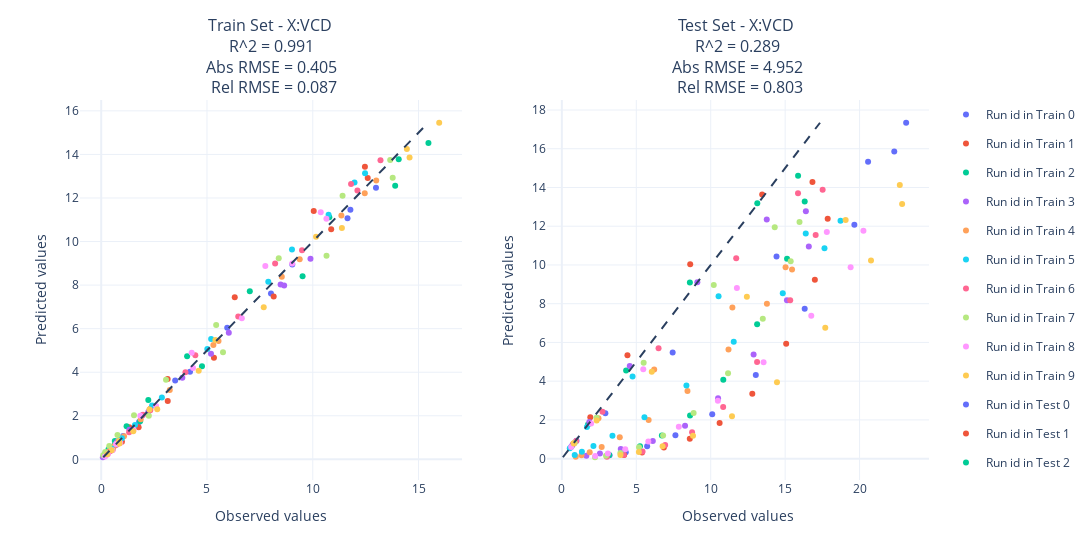
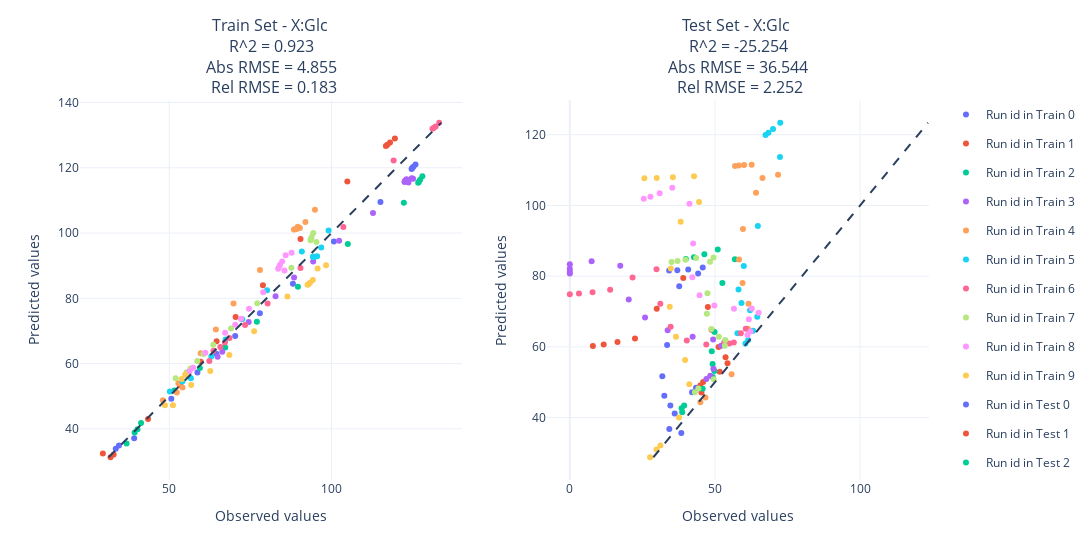
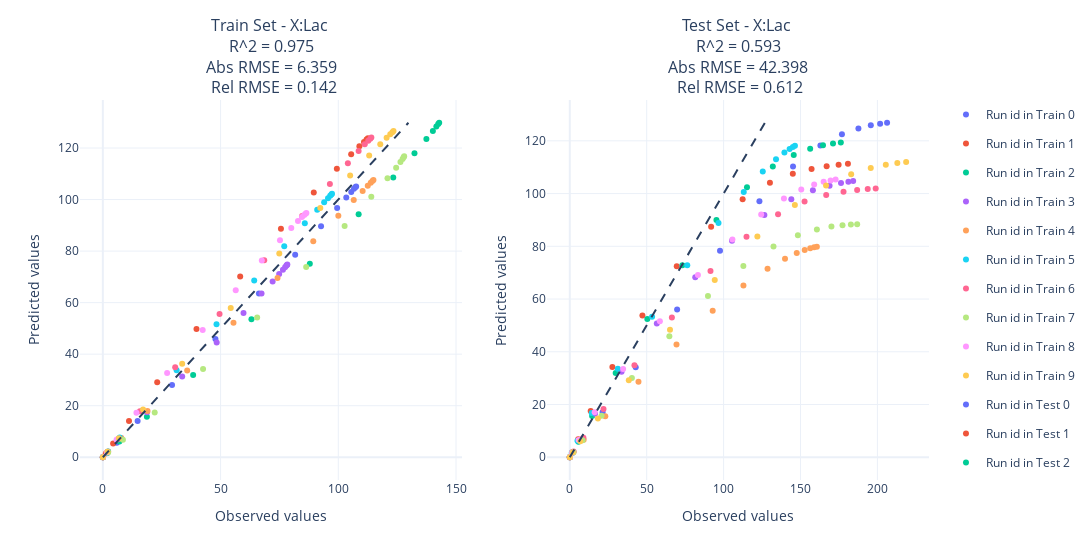
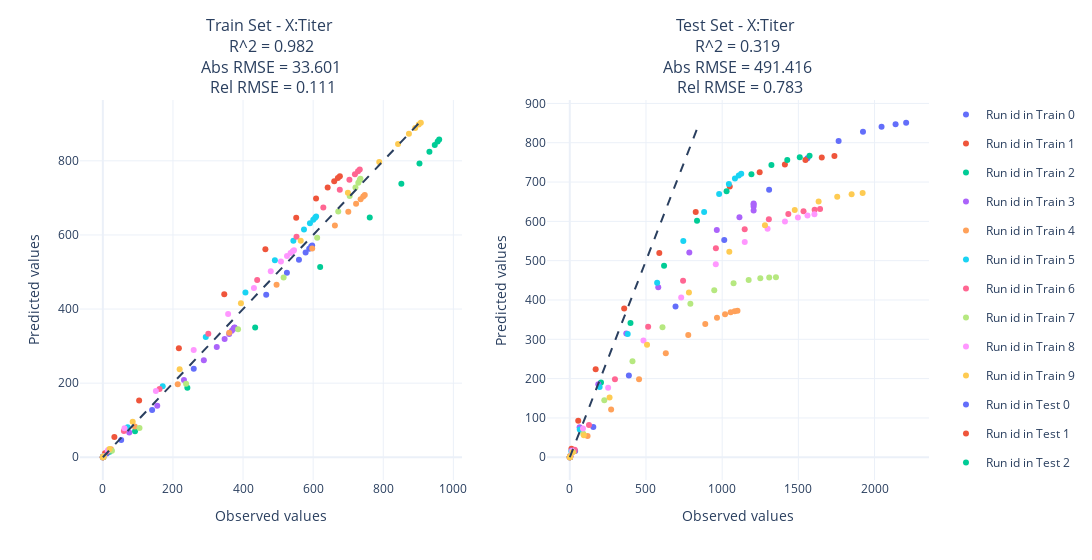

The cell these charts' notebook holds for them, in order:
### Markdown cell above
### Test

### Code cell
X_pred = predict_multi_step_pls_model(Z=doe, multi_step_models=models, t_steps=15)
X_test_pred = predict_multi_step_pls_model(Z=doe_test, multi_step_models=models, t_steps=15)

plot_multi_step_pls_model_eval(
    X,
    X_pred,
    X_test,
    X_test_pred,
    X_columns = X_columns,
)

plot_relative_rmse_by_variables(
    X,
    X_pred,
    X_test,
    X_test_pred,
    X_columns = X_columns,
)

### Figure 1 — Plotly figure (JSON) as saved in the notebook; plotly's stock layout.template omitted (floating-point values rounded to 4 significant figures)
{"data": [{"legendgroup": "train_0", "mode": "markers", "name": "Run id in Train 0", "type": "scatter", "x": [0.6786, 1.788, 4.198, 8.025, 11.64, 12.99, 11.78, 9.033, 5.957, 3.496, 1.929, 1.038, 0.5547, 0.2953, 0.1569], "xaxis": "x", "y": [0.656, 1.718, 4.02, 7.61, 11.07, 12.47, 11.46, 8.951, 6.044, 3.624, 2.01, 1.075, 0.5682, 0.2989, 0.1568], "yaxis": "y"}, {"legendgroup": "train_1", "mode": "markers", "name": "Run id in Train 1", "type": "scatter", "x": [0.5153, 1.328, 3.139, 6.312, 10.05, 12.47, 12.6, 10.87, 8.153, 5.329, 3.144, 1.767, 0.9787, 0.5395, 0.2967], "xaxis": "x", "y": [0.5288, 1.477, 3.684, 7.444, 11.41, 13.43, 12.92, 10.57, 7.474, 4.661, 2.675, 1.479, 0.8086, 0.4407, 0.2397], "yaxis": "y"}, {"legendgroup": "train_2", "mode": "markers", "name": "Run id in Train 2", "type": "scatter", "x": [0.6173, 1.839, 4.763, 9.52, 13.9, 15.47, 14.06, 10.78, 7.024, 4.06, 2.225, 1.198, 0.6415, 0.3425, 0.1826], "xaxis": "x", "y": [0.6343, 1.745, 4.271, 8.405, 12.56, 14.53, 13.78, 11.11, 7.719, 4.739, 2.72, 1.521, 0.8441, 0.4674, 0.2585], "yaxis": "y"}, {"legendgroup": "train_3", "mode": "markers", "name": "Run id in Train 3", "type": "scatter", "x": [0.7908, 2.223, 5.19, 8.648, 9.892, 8.48, 6.03, 3.834, 2.293, 1.329, 0.7591, 0.4299, 0.2423, 0.1362, 0.07648], "xaxis": "x", "y": [0.8056, 2.174, 4.846, 7.978, 9.21, 8.029, 5.809, 3.75, 2.281, 1.36, 0.8051, 0.4729, 0.2778, 0.1633, 0.09603], "yaxis": "y"}, {"legendgroup": "train_4", "mode": "markers", "name": "Run id in Train 4", "type": "scatter", "x": [0.8724, 2.327, 5.302, 9.383, 12.46, 13.0, 11.35, 8.537, 5.545, 3.241, 1.867, 1.077, 0.6221, 0.36, 0.2085], "xaxis": "x", "y": [0.8958, 2.337, 5.252, 9.191, 12.21, 12.8, 11.19, 8.388, 5.429, 3.184, 1.844, 1.064, 0.6131, 0.3528, 0.2026], "yaxis": "y"}, {"legendgroup": "train_5", "mode": "markers", "name": "Run id in Train 5", "type": "scatter", "x": [0.9745, 2.407, 5.196, 9.018, 11.98, 12.47, 10.75, 7.898, 5.015, 2.867, 1.595, 0.8835, 0.4884, 0.2697, 0.1489], "xaxis": "x", "y": [0.9637, 2.476, 5.53, 9.632, 12.71, 13.14, 11.23, 8.158, 5.071, 2.836, 1.573, 0.8801, 0.494, 0.2779, 0.1566], "yaxis": "y"}, {"legendgroup": "train_6", "mode": "markers", "name": "Run id in Train 6", "type": "scatter", "x": [0.7806, 1.976, 4.447, 8.222, 11.81, 13.2, 12.11, 9.492, 6.477, 3.982, 2.318, 1.319, 0.744, 0.418, 0.2343], "xaxis": "x", "y": [0.7555, 2.044, 4.78, 8.989, 12.64, 13.73, 12.35, 9.6, 6.556, 3.999, 2.255, 1.24, 0.6765, 0.3679, 0.1999], "yaxis": "y"}, {"legendgroup": "train_7", "mode": "markers", "name": "Run id in Train 7", "type": "scatter", "x": [0.7296, 2.251, 5.757, 10.65, 13.78, 13.66, 11.41, 8.391, 5.433, 3.062, 1.55, 0.7674, 0.3798, 0.1879, 0.09295], "xaxis": "x", "y": [0.7136, 2.002, 4.916, 9.344, 12.92, 13.74, 12.11, 9.237, 6.169, 3.651, 2.027, 1.112, 0.6098, 0.3347, 0.1841], "yaxis": "y"}, {"legendgroup": "train_8", "mode": "markers", "name": "Run id in Train 8", "type": "scatter", "x": [0.699, 1.848, 4.275, 7.758, 10.38, 10.65, 9.029, 6.646, 4.341, 2.593, 1.528, 0.8995, 0.5296, 0.3118, 0.1837], "xaxis": "x", "y": [0.6995, 2.0, 4.891, 8.881, 11.34, 11.05, 8.997, 6.478, 4.194, 2.446, 1.359, 0.7553, 0.4223, 0.2373, 0.1341], "yaxis": "y"}, {"legendgroup": "train_9", "mode": "markers", "name": "Run id in Train 9", "type": "scatter", "x": [0.8418, 2.279, 5.398, 10.16, 14.45, 15.98, 14.58, 11.38, 7.683, 4.608, 2.648, 1.515, 0.865, 0.4936, 0.2816], "xaxis": "x", "y": [0.8471, 2.293, 5.476, 10.22, 14.25, 15.45, 13.86, 10.62, 6.983, 4.07, 2.294, 1.295, 0.7318, 0.4138, 0.2342], "yaxis": "y"}, {"legendgroup": "test_0", "mode": "markers", "name": "Run id in Test 0", "type": "scatter", "x": [0.9847, 2.925, 7.444, 14.42, 20.57, 23.13, 22.33, 19.65, 16.31, 13.03, 10.1, 7.629, 5.731, 4.294, 3.208], "xaxis": "x2", "y": [0.9179, 2.342, 5.479, 10.44, 15.33, 17.34, 15.86, 12.08, 7.74, 4.324, 2.296, 1.212, 0.6385, 0.3358, 0.1768], "yaxis": "y2"}, {"legendgroup": "test_1", "mode": "markers", "name": "Run id in Test 1", "type": "scatter", "x": [0.7602, 1.914, 4.408, 8.623, 13.46, 16.83, 17.86, 17.0, 15.07, 12.79, 10.6, 8.595, 6.854, 5.388, 4.183], "xaxis": "x2", "y": [0.7599, 2.137, 5.334, 10.03, 13.64, 14.28, 12.39, 9.235, 5.936, 3.353, 1.838, 1.02, 0.5714, 0.3217, 0.1819], "yaxis": "y2"}, {"legendgroup": "test_2", "mode": "markers", "name": "Run id in Test 2", "type": "scatter", "x": [0.6378, 1.76, 4.32, 8.6, 13.13, 15.87, 16.31, 15.13, 13.12, 10.85, 8.612, 6.721, 5.25, 4.092, 3.18], "xaxis": "x2", "y": [0.6155, 1.763, 4.557, 9.093, 13.19, 14.61, 13.27, 10.32, 6.936, 4.077, 2.23, 1.201, 0.6451, 0.3468, 0.1869], "yaxis": "y2"}, {"legendgroup": "test_3", "mode": "markers", "name": "Run id in Test 3", "type": "scatter", "x": [0.6684, 1.848, 4.564, 9.102, 13.76, 16.39, 16.59, 15.12, 12.88, 10.49, 8.276, 6.112, 3.96, 2.558, 1.649], "xaxis": "x2", "y": [0.6529, 1.886, 4.783, 9.113, 12.34, 12.77, 10.95, 8.179, 5.373, 3.114, 1.694, 0.9162, 0.4972, 0.271, 0.1485], "yaxis": "y2"}, {"legendgroup": "test_4", "mode": "markers", "name": "Run id in Test 4", "type": "scatter", "x": [0.8214, 2.462, 6.205, 11.46, 15.03, 15.46, 13.78, 11.19, 8.44, 5.832, 3.893, 2.677, 1.872, 1.321, 0.9374], "xaxis": "x2", "y": [0.8122, 2.09, 4.608, 7.804, 9.886, 9.761, 7.991, 5.629, 3.488, 1.992, 1.105, 0.6013, 0.3258, 0.1769, 0.09628], "yaxis": "y2"}, {"legendgroup": "test_5", "mode": "markers", "name": "Run id in Test 5", "type": "scatter", "x": [0.5357, 1.685, 4.751, 10.53, 16.38, 18.72, 17.64, 14.84, 11.55, 8.369, 5.551, 3.4, 2.124, 1.348, 0.8645], "xaxis": "x2", "y": [0.5314, 1.633, 4.241, 8.379, 11.63, 12.28, 10.86, 8.536, 6.031, 3.776, 2.143, 1.18, 0.6464, 0.3536, 0.1936], "yaxis": "y2"}, {"legendgroup": "test_6", "mode": "markers", "name": "Run id in Test 6", "type": "scatter", "x": [0.9643, 2.731, 6.497, 11.71, 15.87, 17.52, 17.05, 15.34, 13.12, 10.84, 8.748, 6.94, 5.421, 4.158, 3.027], "xaxis": "x2", "y": [0.9049, 2.415, 5.695, 10.35, 13.7, 13.88, 11.54, 8.178, 4.984, 2.663, 1.361, 0.7068, 0.3701, 0.1948, 0.1034], "yaxis": "y2"}, {"legendgroup": "test_7", "mode": "markers", "name": "Run id in Test 7", "type": "scatter", "x": [0.8622, 2.331, 5.497, 10.21, 14.3, 15.97, 15.37, 13.5, 11.16, 8.851, 6.801, 5.186, 3.932, 2.967, 2.229], "xaxis": "x2", "y": [0.804, 2.114, 4.952, 8.963, 11.95, 12.21, 10.2, 7.227, 4.409, 2.362, 1.19, 0.5929, 0.2937, 0.1448, 0.07142], "yaxis": "y2"}, {"legendgroup": "test_8", "mode": "markers", "name": "Run id in Test 8", "type": "scatter", "x": [0.6276, 1.967, 5.47, 11.76, 17.8, 20.26, 19.4, 16.76, 13.55, 10.48, 7.857, 5.811, 4.258, 3.097, 2.24], "xaxis": "x2", "y": [0.6063, 1.811, 4.617, 8.812, 11.71, 11.77, 9.877, 7.374, 4.982, 2.995, 1.646, 0.8885, 0.4795, 0.2593, 0.1408], "yaxis": "y2"}, {"legendgroup": "test_9", "mode": "markers", "name": "Run id in Test 9", "type": "scatter", "x": [0.801, 2.339, 6.042, 12.43, 19.06, 22.7, 22.86, 20.77, 17.7, 14.45, 11.43, 8.811, 6.768, 5.175, 3.938], "xaxis": "x2", "y": [0.78, 1.969, 4.484, 8.363, 12.32, 14.13, 13.15, 10.23, 6.753, 3.947, 2.186, 1.183, 0.6345, 0.3395, 0.1815], "yaxis": "y2"}], "layout": {"annotations": [{"font": {"size": 16}, "showarrow": false, "text": "Train Set - X:VCD <br> R^2 = 0.991 <br> Abs RMSE = 0.405 <br> Rel RMSE = 0.087", "x": 0.225, "xanchor": "center", "xref": "paper", "y": 1, "yanchor": "bottom", "yref": "paper"}, {"font": {"size": 16}, "showarrow": false, "text": "Test Set - X:VCD <br> R^2 = 0.289 <br> Abs RMSE = 4.952 <br> Rel RMSE = 0.803", "x": 0.775, "xanchor": "center", "xref": "paper", "y": 1, "yanchor": "bottom", "yref": "paper"}], "shapes": [{"layer": "above", "line": {"dash": "dash"}, "type": "line", "x0": 0.09603, "x1": 15.45, "y0": 0.09603, "y1": 15.45}, {"layer": "above", "line": {"dash": "dash"}, "type": "line", "x0": 0.07142, "x1": 17.34, "xref": "x2", "y0": 0.07142, "y1": 17.34, "yref": "y2"}], "width": 1600, "xaxis": {"anchor": "y", "domain": [0, 0.45], "title": {"text": "Observed values"}}, "xaxis2": {"anchor": "y2", "domain": [0.55, 1], "title": {"text": "Observed values"}}, "yaxis": {"anchor": "x", "domain": [0, 1], "title": {"text": "Predicted values"}}, "yaxis2": {"anchor": "x2", "domain": [0, 1], "title": {"text": "Predicted values"}}}}

### Figure 2 — Plotly figure (JSON) as saved in the notebook; plotly's stock layout.template omitted (floating-point values rounded to 4 significant figures)
{"data": [{"legendgroup": "train_0", "mode": "markers", "name": "Run id in Train 0", "type": "scatter", "x": [34.49, 33.5, 39.18, 50.62, 58.68, 64.5, 70.31, 77.91, 88.11, 100.7, 115.1, 125.9, 125.2, 124.9, 124.7], "xaxis": "x", "y": [34.89, 33.9, 37.13, 49.18, 57.29, 62.98, 68.42, 75.41, 84.43, 97.44, 109.5, 121.0, 120.4, 119.9, 119.6], "yaxis": "y"}, {"legendgroup": "train_1", "mode": "markers", "name": "Run id in Train 1", "type": "scatter", "x": [32.86, 31.9, 29.52, 43.45, 53.38, 59.7, 64.59, 70.45, 78.86, 90.45, 104.9, 119.5, 118.0, 117.2, 116.8], "xaxis": "x", "y": [32.16, 31.29, 32.41, 42.99, 53.37, 60.59, 66.84, 74.26, 83.99, 98.19, 115.8, 129.0, 127.8, 127.1, 126.7], "yaxis": "y"}, {"legendgroup": "train_2", "mode": "markers", "name": "Run id in Train 2", "type": "scatter", "x": [40.2, 39.31, 36.83, 41.3, 51.58, 59.42, 67.24, 77.0, 89.65, 105.0, 122.3, 128.0, 127.3, 126.9, 126.7], "xaxis": "x", "y": [39.9, 38.85, 35.49, 41.8, 51.72, 58.64, 64.92, 72.8, 83.56, 96.63, 109.3, 117.4, 116.3, 115.7, 115.4], "yaxis": "y"}, {"legendgroup": "train_3", "mode": "markers", "name": "Run id in Train 3", "type": "scatter", "x": [66.33, 64.9, 74.47, 82.75, 88.46, 94.35, 102.4, 112.8, 125.1, 124.7, 123.7, 123.1, 122.8, 122.6, 122.5], "xaxis": "x", "y": [63.6, 62.09, 72.74, 80.65, 86.35, 91.28, 97.61, 106.1, 116.6, 116.8, 115.5, 116.5, 116.1, 115.8, 115.6], "yaxis": "y"}, {"legendgroup": "train_4", "mode": "markers", "name": "Run id in Train 4", "type": "scatter", "x": [54.08, 52.32, 48.01, 52.81, 59.67, 64.36, 69.79, 77.94, 89.6, 94.89, 91.96, 90.27, 89.3, 88.74, 88.41], "xaxis": "x", "y": [52.65, 51.1, 48.74, 53.96, 63.13, 70.47, 78.4, 88.67, 101.9, 107.2, 103.4, 101.5, 101.2, 101.2, 101.1], "yaxis": "y"}, {"legendgroup": "train_5", "mode": "markers", "name": "Run id in Train 5", "type": "scatter", "x": [55.71, 54.04, 50.19, 56.66, 62.95, 67.36, 72.5, 80.14, 90.86, 99.1, 96.82, 95.56, 94.86, 94.48, 94.26], "xaxis": "x", "y": [56.1, 54.54, 51.43, 55.54, 62.17, 67.37, 73.62, 82.51, 94.37, 100.8, 95.58, 92.89, 92.76, 92.76, 92.76], "yaxis": "y"}, {"legendgroup": "train_6", "mode": "markers", "name": "Run id in Train 6", "type": "scatter", "x": [67.14, 65.72, 62.34, 55.86, 63.63, 68.55, 73.36, 80.31, 90.44, 103.7, 119.2, 133.2, 132.1, 131.5, 131.1], "xaxis": "x", "y": [66.47, 65.05, 60.77, 57.11, 63.93, 67.81, 71.84, 78.38, 89.3, 101.9, 122.2, 133.8, 132.7, 132.2, 132.0], "yaxis": "y"}, {"legendgroup": "train_7", "mode": "markers", "name": "Run id in Train 7", "type": "scatter", "x": [56.53, 55.33, 51.97, 55.45, 58.64, 60.52, 63.57, 69.01, 77.13, 87.63, 95.36, 94.38, 93.89, 93.65, 93.53], "xaxis": "x", "y": [58.48, 57.37, 55.51, 56.84, 60.77, 62.94, 65.75, 70.73, 78.51, 89.35, 97.24, 100.0, 98.82, 98.13, 97.76], "yaxis": "y"}, {"legendgroup": "train_8", "mode": "markers", "name": "Run id in Train 8", "type": "scatter", "x": [57.35, 56.26, 61.12, 67.2, 70.32, 72.1, 74.58, 78.95, 85.51, 87.7, 85.87, 84.79, 84.15, 83.78, 83.56], "xaxis": "x", "y": [58.76, 57.67, 63.34, 69.43, 71.92, 73.73, 76.81, 81.85, 88.49, 93.93, 93.17, 91.29, 90.25, 89.53, 89.08], "yaxis": "y"}, {"legendgroup": "train_9", "mode": "markers", "name": "Run id in Train 9", "type": "scatter", "x": [54.9, 53.83, 51.14, 48.65, 56.75, 62.63, 68.51, 76.16, 86.41, 98.32, 95.73, 94.24, 93.38, 92.9, 92.62], "xaxis": "x", "y": [56.59, 55.26, 47.2, 47.25, 53.42, 57.7, 62.59, 69.93, 80.53, 90.11, 89.16, 85.61, 84.74, 84.34, 84.15], "yaxis": "y"}, {"legendgroup": "test_0", "mode": "markers", "name": "Run id in Test 0", "type": "scatter", "x": [43.47, 42.12, 38.4, 34.28, 36.13, 34.63, 32.55, 31.88, 33.52, 37.69, 44.21, 45.79, 40.79, 37.04, 34.23], "xaxis": "x2", "y": [48.41, 47.19, 35.66, 36.78, 41.17, 43.42, 46.2, 51.66, 60.56, 77.15, 80.72, 82.44, 81.9, 81.7, 81.63], "yaxis": "y2"}, {"legendgroup": "test_1", "mode": "markers", "name": "Run id in Test 1", "type": "scatter", "x": [45.92, 44.94, 45.34, 51.67, 54.32, 53.64, 51.24, 48.83, 47.56, 39.08, 29.94, 22.45, 16.43, 11.67, 7.953], "xaxis": "x2", "y": [50.04, 49.06, 47.07, 52.97, 55.35, 57.07, 59.94, 64.84, 71.26, 79.47, 70.75, 62.36, 61.35, 60.68, 60.27], "yaxis": "y2"}, {"legendgroup": "test_2", "mode": "markers", "name": "Run id in Test 2", "type": "scatter", "x": [39.39, 38.53, 38.73, 45.76, 49.24, 49.82, 49.18, 48.89, 49.88, 52.55, 56.86, 50.96, 46.36, 42.76, 39.97], "xaxis": "x2", "y": [43.42, 42.66, 41.52, 48.17, 51.5, 53.17, 55.15, 58.79, 64.23, 78.1, 84.77, 87.56, 86.22, 85.35, 84.84], "yaxis": "y2"}, {"legendgroup": "test_3", "mode": "markers", "name": "Run id in Test 3", "type": "scatter", "x": [48.37, 47.04, 49.48, 52.15, 49.37, 42.32, 33.71, 25.92, 20.31, 17.38, 7.512, 5.55e-06, -1.164e-08, -7.552e-10, 5.426e-10], "xaxis": "x2", "y": [51.81, 50.94, 53.8, 60.33, 62.05, 62.89, 64.71, 68.33, 73.42, 82.91, 84.24, 83.33, 82.09, 81.24, 80.72], "yaxis": "y2"}, {"legendgroup": "test_4", "mode": "markers", "name": "Run id in Test 4", "type": "scatter", "x": [46.73, 44.99, 55.71, 61.34, 61.57, 59.5, 58.3, 59.65, 64.13, 71.73, 66.37, 62.62, 60.03, 58.2, 56.91], "xaxis": "x2", "y": [45.68, 44.34, 52.29, 65.15, 72.19, 78.03, 84.7, 93.33, 103.6, 108.7, 107.7, 111.5, 111.4, 111.3, 111.2], "yaxis": "y2"}, {"legendgroup": "test_5", "mode": "markers", "name": "Run id in Test 5", "type": "scatter", "x": [61.43, 60.5, 57.74, 63.15, 64.58, 62.09, 59.15, 58.11, 59.94, 64.78, 72.39, 72.49, 70.0, 68.43, 67.43], "xaxis": "x2", "y": [61.91, 60.96, 63.85, 64.54, 68.52, 70.34, 72.4, 76.23, 82.85, 94.18, 113.7, 123.4, 121.6, 120.5, 119.9], "yaxis": "y2"}, {"legendgroup": "test_6", "mode": "markers", "name": "Run id in Test 6", "type": "scatter", "x": [60.61, 58.92, 54.97, 56.5, 53.2, 47.01, 40.3, 34.74, 31.17, 29.86, 21.61, 13.89, 7.831, 3.156, 0.001034], "xaxis": "x2", "y": [65.15, 63.87, 60.93, 61.27, 61.31, 60.68, 61.77, 65.67, 72.21, 81.94, 79.59, 76.16, 75.47, 75.07, 74.85], "yaxis": "y2"}, {"legendgroup": "test_7", "mode": "markers", "name": "Run id in Test 7", "type": "scatter", "x": [44.29, 43.09, 49.57, 53.42, 53.56, 51.34, 48.75, 47.22, 47.41, 49.5, 48.29, 43.51, 39.87, 37.12, 35.05], "xaxis": "x2", "y": [48.19, 47.14, 50.84, 60.34, 61.93, 62.83, 65.02, 69.37, 75.19, 85.29, 84.06, 85.13, 84.66, 84.26, 83.98], "yaxis": "y2"}, {"legendgroup": "test_8", "mode": "markers", "name": "Run id in Test 8", "type": "scatter", "x": [62.24, 61.22, 61.69, 65.04, 62.7, 56.55, 49.81, 44.7, 42.21, 42.48, 41.21, 35.3, 30.95, 27.77, 25.47], "xaxis": "x2", "y": [64.34, 63.38, 67.84, 69.68, 70.85, 70.79, 71.71, 74.6, 79.7, 89.21, 100.5, 105.0, 103.5, 102.5, 101.9], "yaxis": "y2"}, {"legendgroup": "test_9", "mode": "markers", "name": "Run id in Test 9", "type": "scatter", "x": [31.22, 29.87, 27.66, 37.62, 41.16, 39.72, 36.57, 34.43, 34.8, 38.19, 44.53, 42.79, 35.51, 29.94, 25.69], "xaxis": "x2", "y": [32.12, 30.97, 28.78, 40.06, 49.41, 56.27, 62.87, 71.31, 82.15, 95.39, 101.0, 108.2, 107.9, 107.8, 107.7], "yaxis": "y2"}], "layout": {"annotations": [{"font": {"size": 16}, "showarrow": false, "text": "Train Set - X:Glc <br> R^2 = 0.923 <br> Abs RMSE = 4.855 <br> Rel RMSE = 0.183", "x": 0.225, "xanchor": "center", "xref": "paper", "y": 1, "yanchor": "bottom", "yref": "paper"}, {"font": {"size": 16}, "showarrow": false, "text": "Test Set - X:Glc <br> R^2 = -25.254 <br> Abs RMSE = 36.544 <br> Rel RMSE = 2.252", "x": 0.775, "xanchor": "center", "xref": "paper", "y": 1, "yanchor": "bottom", "yref": "paper"}], "shapes": [{"layer": "above", "line": {"dash": "dash"}, "type": "line", "x0": 31.29, "x1": 133.8, "y0": 31.29, "y1": 133.8}, {"layer": "above", "line": {"dash": "dash"}, "type": "line", "x0": 28.78, "x1": 123.4, "xref": "x2", "y0": 28.78, "y1": 123.4, "yref": "y2"}], "width": 1600, "xaxis": {"anchor": "y", "domain": [0, 0.45], "title": {"text": "Observed values"}}, "xaxis2": {"anchor": "y2", "domain": [0.55, 1], "title": {"text": "Observed values"}}, "yaxis": {"anchor": "x", "domain": [0, 1], "title": {"text": "Predicted values"}}, "yaxis2": {"anchor": "x2", "domain": [0, 1], "title": {"text": "Predicted values"}}}}

### Figure 3 — Plotly figure (JSON) as saved in the notebook; plotly's stock layout.template omitted (floating-point values rounded to 4 significant figures)
{"data": [{"legendgroup": "train_0", "mode": "markers", "name": "Run id in Train 0", "type": "scatter", "x": [0, 1.693, 5.897, 14.76, 29.39, 47.83, 66.29, 81.69, 92.68, 99.51, 103.4, 105.5, 106.6, 107.3, 107.6], "xaxis": "x", "y": [0, 1.627, 5.656, 14.06, 28.02, 45.92, 63.51, 78.61, 89.63, 96.68, 100.8, 103.0, 104.2, 104.8, 105.1], "yaxis": "y"}, {"legendgroup": "train_1", "mode": "markers", "name": "Run id in Train 1", "type": "scatter", "x": [0, 1.259, 4.364, 11.11, 23.09, 39.77, 58.34, 75.64, 89.59, 99.39, 105.5, 109.0, 110.9, 112.0, 112.6], "xaxis": "x", "y": [0, 1.473, 5.378, 14.07, 29.12, 49.72, 70.12, 88.64, 102.7, 112.0, 117.5, 120.6, 122.4, 123.3, 123.8], "yaxis": "y"}, {"legendgroup": "train_2", "mode": "markers", "name": "Run id in Train 2", "type": "scatter", "x": [0, 1.866, 7.039, 18.7, 38.35, 63.12, 87.91, 108.6, 123.4, 132.4, 137.4, 140.2, 141.7, 142.4, 142.9], "xaxis": "x", "y": [0, 1.69, 6.09, 15.68, 31.9, 53.58, 75.07, 94.25, 108.6, 118.0, 123.5, 126.6, 128.3, 129.3, 129.8], "yaxis": "y"}, {"legendgroup": "train_3", "mode": "markers", "name": "Run id in Train 3", "type": "scatter", "x": [0, 2.194, 7.801, 18.77, 33.7, 48.35, 59.75, 67.4, 72.12, 74.89, 76.49, 77.4, 77.91, 78.2, 78.36], "xaxis": "x", "y": [0, 2.121, 7.391, 17.45, 31.3, 44.57, 56.02, 63.51, 68.22, 71.07, 72.75, 73.74, 74.32, 74.65, 74.84], "yaxis": "y"}, {"legendgroup": "train_4", "mode": "markers", "name": "Run id in Train 4", "type": "scatter", "x": [0, 2.272, 7.854, 18.97, 35.82, 55.48, 74.19, 89.37, 100.0, 106.6, 110.4, 112.5, 113.8, 114.5, 114.9], "xaxis": "x", "y": [0, 2.187, 7.514, 17.9, 33.66, 52.16, 69.58, 83.78, 93.69, 99.79, 103.3, 105.4, 106.6, 107.2, 107.6], "yaxis": "y"}, {"legendgroup": "train_5", "mode": "markers", "name": "Run id in Train 5", "type": "scatter", "x": [0, 2.174, 7.183, 16.83, 31.34, 48.29, 64.29, 77.05, 85.79, 91.05, 94.0, 95.65, 96.55, 97.05, 97.33], "xaxis": "x", "y": [0, 2.257, 7.642, 18.07, 33.77, 51.62, 68.61, 81.85, 90.77, 96.02, 98.93, 100.6, 101.5, 102.0, 102.3], "yaxis": "y"}, {"legendgroup": "train_6", "mode": "markers", "name": "Run id in Train 6", "type": "scatter", "x": [0, 1.916, 6.482, 15.74, 30.73, 49.56, 68.55, 84.64, 96.43, 104.1, 108.6, 111.3, 112.7, 113.6, 114.0], "xaxis": "x", "y": [0, 2.013, 7.083, 17.81, 34.97, 55.64, 76.47, 93.6, 106.1, 114.1, 118.8, 121.4, 122.8, 123.6, 124.1], "yaxis": "y"}, {"legendgroup": "train_7", "mode": "markers", "name": "Run id in Train 7", "type": "scatter", "x": [0, 2.244, 8.523, 22.03, 42.56, 65.55, 86.36, 102.7, 114.0, 120.9, 124.6, 126.4, 127.3, 127.8, 128.0], "xaxis": "x", "y": [0, 1.883, 6.788, 17.41, 34.24, 54.19, 73.81, 89.73, 101.1, 108.2, 112.3, 114.5, 115.8, 116.4, 116.8], "yaxis": "y"}, {"legendgroup": "train_8", "mode": "markers", "name": "Run id in Train 8", "type": "scatter", "x": [0, 1.679, 5.825, 14.27, 27.3, 42.41, 56.44, 67.53, 75.23, 80.03, 82.88, 84.55, 85.53, 86.11, 86.46], "xaxis": "x", "y": [0, 1.883, 6.839, 17.25, 32.73, 49.37, 64.8, 76.32, 84.17, 88.99, 91.7, 93.2, 94.02, 94.49, 94.75], "yaxis": "y"}, {"legendgroup": "train_9", "mode": "markers", "name": "Run id in Train 9", "type": "scatter", "x": [0, 1.937, 6.83, 17.09, 33.69, 54.32, 74.94, 92.36, 105.0, 113.1, 117.8, 120.5, 122.1, 123.0, 123.5], "xaxis": "x", "y": [0, 2.101, 7.417, 18.57, 36.26, 57.89, 79.08, 96.74, 109.3, 117.1, 121.5, 123.9, 125.3, 126.1, 126.6], "yaxis": "y"}, {"legendgroup": "test_0", "mode": "markers", "name": "Run id in Test 0", "type": "scatter", "x": [0, 2.182, 8.166, 21.32, 42.85, 69.79, 97.67, 123.3, 145.1, 162.9, 176.9, 187.7, 195.7, 201.8, 206.3], "xaxis": "x2", "y": [0, 2.036, 6.89, 17.09, 34.16, 55.99, 78.35, 97.1, 110.3, 118.2, 122.5, 124.7, 125.9, 126.5, 126.9], "yaxis": "y2"}, {"legendgroup": "test_1", "mode": "markers", "name": "Run id in Test 1", "type": "scatter", "x": [0, 1.599, 5.446, 13.58, 27.69, 47.21, 69.55, 91.89, 112.4, 130.1, 145.0, 157.2, 167.0, 174.8, 180.8], "xaxis": "x2", "y": [0, 1.895, 6.86, 17.53, 34.19, 53.75, 72.41, 87.42, 97.83, 104.1, 107.5, 109.4, 110.4, 111.0, 111.3], "yaxis": "y2"}, {"legendgroup": "test_2", "mode": "markers", "name": "Run id in Test 2", "type": "scatter", "x": [0, 1.558, 5.606, 14.5, 29.83, 50.41, 73.2, 95.36, 115.2, 132.0, 145.6, 156.3, 164.6, 171.1, 176.2], "xaxis": "x2", "y": [0, 1.604, 5.909, 15.69, 31.96, 52.45, 72.77, 89.96, 102.4, 110.3, 114.7, 117.0, 118.3, 119.0, 119.4], "yaxis": "y2"}, {"legendgroup": "test_3", "mode": "markers", "name": "Run id in Test 3", "type": "scatter", "x": [0, 1.749, 6.312, 16.38, 33.67, 56.59, 81.57, 105.5, 126.5, 144.0, 158.1, 168.9, 176.3, 181.1, 184.2], "xaxis": "x2", "y": [0, 1.73, 6.358, 16.51, 32.4, 50.69, 68.25, 82.14, 91.88, 97.88, 101.2, 103.0, 104.0, 104.5, 104.8], "yaxis": "y2"}, {"legendgroup": "test_4", "mode": "markers", "name": "Run id in Test 4", "type": "scatter", "x": [0, 2.409, 9.008, 23.1, 44.65, 69.37, 92.9, 112.9, 128.6, 139.9, 147.6, 152.7, 156.3, 158.9, 160.6], "xaxis": "x2", "y": [0, 1.961, 6.656, 15.55, 28.6, 42.75, 55.56, 65.13, 71.49, 75.29, 77.44, 78.63, 79.28, 79.63, 79.82], "yaxis": "y2"}, {"legendgroup": "test_5", "mode": "markers", "name": "Run id in Test 5", "type": "scatter", "x": [0, 1.255, 4.985, 14.26, 31.23, 53.5, 76.38, 96.69, 113.1, 125.5, 134.1, 139.5, 142.9, 145.0, 146.4], "xaxis": "x2", "y": [0, 1.658, 6.272, 16.77, 33.52, 53.32, 72.84, 88.82, 100.6, 108.4, 113.0, 115.5, 116.9, 117.7, 118.1], "yaxis": "y2"}, {"legendgroup": "test_6", "mode": "markers", "name": "Run id in Test 6", "type": "scatter", "x": [0, 2.468, 8.847, 21.92, 42.04, 66.38, 91.47, 114.9, 135.4, 152.6, 166.7, 178.0, 186.8, 193.7, 198.9], "xaxis": "x2", "y": [0, 2.143, 7.426, 18.33, 34.9, 52.96, 70.63, 83.65, 92.18, 97.01, 99.48, 100.7, 101.4, 101.7, 101.9], "yaxis": "y2"}, {"legendgroup": "test_7", "mode": "markers", "name": "Run id in Test 7", "type": "scatter", "x": [0, 2.362, 8.31, 20.67, 40.37, 64.73, 89.83, 112.8, 132.4, 148.3, 160.7, 170.1, 177.3, 182.8, 186.8], "xaxis": "x2", "y": [0, 1.872, 6.441, 15.75, 30.05, 45.9, 61.13, 72.49, 79.95, 84.21, 86.39, 87.47, 88.0, 88.27, 88.4], "yaxis": "y2"}, {"legendgroup": "test_8", "mode": "markers", "name": "Run id in Test 8", "type": "scatter", "x": [0, 1.455, 5.746, 16.17, 34.68, 58.57, 83.31, 105.7, 124.4, 139.2, 150.5, 158.9, 165.1, 169.6, 172.8], "xaxis": "x2", "y": [0, 1.753, 6.522, 17.11, 33.43, 51.53, 69.07, 82.54, 92.08, 98.14, 101.6, 103.5, 104.5, 105.0, 105.3], "yaxis": "y2"}, {"legendgroup": "test_9", "mode": "markers", "name": "Run id in Test 9", "type": "scatter", "x": [0, 1.825, 6.83, 18.28, 38.36, 65.15, 94.24, 122.0, 146.3, 166.6, 182.9, 195.7, 205.5, 213.0, 218.7], "xaxis": "x2", "y": [0, 1.794, 6.07, 14.71, 29.2, 48.34, 67.24, 83.74, 95.66, 103.1, 107.3, 109.7, 110.9, 111.6, 111.9], "yaxis": "y2"}], "layout": {"annotations": [{"font": {"size": 16}, "showarrow": false, "text": "Train Set - X:Lac <br> R^2 = 0.975 <br> Abs RMSE = 6.359 <br> Rel RMSE = 0.142", "x": 0.225, "xanchor": "center", "xref": "paper", "y": 1, "yanchor": "bottom", "yref": "paper"}, {"font": {"size": 16}, "showarrow": false, "text": "Test Set - X:Lac <br> R^2 = 0.593 <br> Abs RMSE = 42.398 <br> Rel RMSE = 0.612", "x": 0.775, "xanchor": "center", "xref": "paper", "y": 1, "yanchor": "bottom", "yref": "paper"}], "shapes": [{"layer": "above", "line": {"dash": "dash"}, "type": "line", "x0": 0, "x1": 129.8, "y0": 0, "y1": 129.8}, {"layer": "above", "line": {"dash": "dash"}, "type": "line", "x0": 0, "x1": 126.9, "xref": "x2", "y0": 0, "y1": 126.9, "yref": "y2"}], "width": 1600, "xaxis": {"anchor": "y", "domain": [0, 0.45], "title": {"text": "Observed values"}}, "xaxis2": {"anchor": "y2", "domain": [0.55, 1], "title": {"text": "Observed values"}}, "yaxis": {"anchor": "x", "domain": [0, 1], "title": {"text": "Predicted values"}}, "yaxis2": {"anchor": "x2", "domain": [0, 1], "title": {"text": "Predicted values"}}}}

### Figure 4 — Plotly figure (JSON) as saved in the notebook; plotly's stock layout.template omitted (floating-point values rounded to 4 significant figures)
{"data": [{"legendgroup": "train_0", "mode": "markers", "name": "Run id in Train 0", "type": "scatter", "x": [0, 0.0928, 1.361, 11.34, 52.29, 140.6, 259.3, 375.6, 466.1, 525.1, 559.5, 578.5, 588.8, 594.2, 597.2], "xaxis": "x", "y": [0, 0.08231, 1.329, 10.31, 46.57, 127.3, 238.8, 349.8, 438.6, 498.1, 533.3, 552.7, 563.1, 568.6, 571.4], "yaxis": "y"}, {"legendgroup": "train_1", "mode": "markers", "name": "Run id in Train 1", "type": "scatter", "x": [0, 0.04388, 0.6755, 6.145, 32.89, 103.5, 216.8, 346.4, 463.7, 551.6, 608.2, 641.4, 660.1, 670.5, 676.2], "xaxis": "x", "y": [0, 0.06092, 1.094, 11.09, 54.5, 152.9, 294.0, 439.9, 561.6, 646.5, 698.5, 728.2, 744.7, 753.7, 758.5], "yaxis": "y"}, {"legendgroup": "train_2", "mode": "markers", "name": "Run id in Train 2", "type": "scatter", "x": [0, 0.0806, 1.872, 19.42, 91.75, 241.1, 434.6, 620.0, 761.4, 851.6, 903.3, 931.7, 947.0, 955.2, 959.6], "xaxis": "x", "y": [0, 0.07476, 1.504, 15.01, 70.08, 187.9, 350.0, 513.8, 647.1, 738.0, 793.2, 824.7, 842.4, 852.2, 857.7], "yaxis": "y"}, {"legendgroup": "train_3", "mode": "markers", "name": "Run id in Train 3", "type": "scatter", "x": [0, 0.1004, 2.472, 20.81, 75.25, 155.2, 231.4, 288.1, 325.0, 347.4, 360.4, 367.9, 372.2, 374.6, 375.9], "xaxis": "x", "y": [0, 0.1057, 2.387, 18.97, 66.93, 138.8, 208.3, 261.9, 297.4, 319.4, 333.0, 341.1, 346.0, 348.8, 350.5], "yaxis": "y"}, {"legendgroup": "train_4", "mode": "markers", "name": "Run id in Train 4", "type": "scatter", "x": [0, 0.1293, 2.812, 23.21, 91.23, 213.7, 360.5, 495.6, 597.2, 662.0, 700.2, 722.5, 735.4, 742.9, 747.3], "xaxis": "x", "y": [0, 0.1201, 2.519, 21.28, 83.19, 197.1, 336.3, 465.9, 563.4, 625.6, 662.5, 684.0, 696.5, 703.7, 707.8], "yaxis": "y"}, {"legendgroup": "train_5", "mode": "markers", "name": "Run id in Train 5", "type": "scatter", "x": [0, 0.1191, 2.238, 17.67, 70.79, 170.8, 293.6, 406.8, 490.8, 543.5, 573.8, 590.9, 600.3, 605.6, 608.5], "xaxis": "x", "y": [0, 0.1284, 2.573, 20.57, 80.76, 191.6, 324.3, 444.6, 531.6, 584.7, 614.6, 631.5, 641.0, 646.4, 649.5], "yaxis": "y"}, {"legendgroup": "train_6", "mode": "markers", "name": "Run id in Train 6", "type": "scatter", "x": [0, 0.06848, 1.42, 12.97, 60.01, 161.8, 300.9, 440.3, 552.5, 629.0, 676.0, 703.4, 719.1, 728.0, 733.0], "xaxis": "x", "y": [0, 0.07191, 1.705, 15.35, 70.78, 184.4, 333.1, 478.6, 594.9, 674.1, 721.8, 748.8, 763.7, 771.9, 776.3], "yaxis": "y"}, {"legendgroup": "train_7", "mode": "markers", "name": "Run id in Train 7", "type": "scatter", "x": [0, 0.1012, 2.72, 25.95, 104.6, 237.4, 385.8, 515.7, 611.4, 671.6, 704.3, 720.7, 728.9, 732.9, 734.9], "xaxis": "x", "y": [0, 0.08197, 1.832, 17.57, 79.23, 198.2, 345.7, 484.9, 592.6, 663.5, 705.0, 728.2, 741.0, 748.1, 752.0], "yaxis": "y"}, {"legendgroup": "train_8", "mode": "markers", "name": "Run id in Train 8", "type": "scatter", "x": [0, 0.0851, 1.666, 14.55, 61.86, 151.3, 259.2, 357.3, 431.1, 479.0, 508.1, 525.4, 535.6, 541.7, 545.3], "xaxis": "x", "y": [0, 0.09085, 2.059, 19.04, 78.02, 178.6, 289.7, 386.4, 457.1, 502.3, 528.5, 543.1, 551.3, 555.9, 558.5], "yaxis": "y"}, {"legendgroup": "train_9", "mode": "markers", "name": "Run id in Train 9", "type": "scatter", "x": [0, 0.1028, 2.104, 19.2, 85.14, 219.1, 394.0, 564.6, 699.1, 788.7, 842.2, 873.2, 891.1, 901.4, 907.2], "xaxis": "x", "y": [0, 0.1068, 2.338, 22.07, 95.71, 237.7, 415.7, 584.7, 714.0, 797.2, 845.7, 873.3, 888.9, 897.8, 902.8], "yaxis": "y"}, {"legendgroup": "test_0", "mode": "markers", "name": "Run id in Test 0", "type": "scatter", "x": [0, 0.1641, 3.674, 35.32, 154.3, 387.8, 693.8, 1014.0, 1308.0, 1560.0, 1764.0, 1924.0, 2046.0, 2138.0, 2207.0], "xaxis": "x2", "y": [0, 0.1135, 1.976, 16.18, 76.71, 208.2, 383.4, 552.4, 680.4, 760.3, 804.4, 827.9, 840.5, 847.2, 850.8], "yaxis": "y2"}, {"legendgroup": "test_1", "mode": "markers", "name": "Run id in Test 1", "type": "scatter", "x": [0, 0.07637, 1.2, 10.77, 55.33, 169.7, 356.9, 587.4, 826.4, 1050.0, 1246.0, 1411.0, 1546.0, 1654.0, 1737.0], "xaxis": "x2", "y": [0, 0.107, 2.235, 21.61, 92.95, 223.6, 378.5, 519.4, 623.5, 688.4, 724.7, 744.9, 756.2, 762.6, 766.2], "yaxis": "y2"}, {"legendgroup": "test_2", "mode": "markers", "name": "Run id in Test 2", "type": "scatter", "x": [0, 0.08544, 1.609, 15.15, 73.22, 204.8, 398.2, 618.6, 834.9, 1029.0, 1192.0, 1323.0, 1427.0, 1509.0, 1573.0], "xaxis": "x2", "y": [0, 0.07638, 1.468, 14.99, 72.62, 190.1, 341.5, 487.4, 601.6, 676.6, 719.9, 743.6, 756.4, 763.3, 767.1], "yaxis": "y2"}, {"legendgroup": "test_3", "mode": "markers", "name": "Run id in Test 3", "type": "scatter", "x": [0, 0.05328, 1.175, 12.4, 64.33, 187.0, 370.7, 580.4, 784.4, 964.7, 1113.0, 1206.0, 1206.0, 1206.0, 1206.0], "xaxis": "x2", "y": [0, 0.0843, 1.778, 17.27, 76.55, 185.8, 314.9, 432.5, 520.9, 577.8, 610.3, 627.9, 637.5, 642.8, 645.7], "yaxis": "y2"}, {"legendgroup": "test_4", "mode": "markers", "name": "Run id in Test 4", "type": "scatter", "x": [0, 0.1271, 3.043, 28.54, 116.6, 271.1, 454.4, 630.0, 777.5, 889.0, 965.9, 1019.0, 1056.0, 1082.0, 1100.0], "xaxis": "x2", "y": [0, 0.1126, 2.081, 14.97, 53.84, 121.5, 198.2, 264.3, 310.7, 338.9, 354.9, 363.9, 368.7, 371.4, 372.8], "yaxis": "y2"}, {"legendgroup": "test_5", "mode": "markers", "name": "Run id in Test 5", "type": "scatter", "x": [0, 0.03094, 0.8042, 10.87, 65.23, 195.9, 380.0, 573.2, 744.9, 881.6, 980.1, 1044.0, 1084.0, 1109.0, 1125.0], "xaxis": "x2", "y": [0, 0.04722, 1.332, 14.79, 70.74, 178.7, 313.8, 444.2, 550.1, 624.1, 669.4, 694.9, 709.1, 716.8, 721.1], "yaxis": "y2"}, {"legendgroup": "test_6", "mode": "markers", "name": "Run id in Test 6", "type": "scatter", "x": [0, 0.1544, 3.76, 32.09, 125.9, 296.3, 514.2, 743.3, 958.7, 1148.0, 1306.0, 1434.0, 1534.0, 1607.0, 1642.0], "xaxis": "x2", "y": [0, 0.1133, 2.302, 19.21, 82.22, 198.2, 331.9, 449.0, 531.3, 580.0, 605.5, 618.7, 625.6, 629.3, 631.3], "yaxis": "y2"}, {"legendgroup": "test_7", "mode": "markers", "name": "Run id in Test 7", "type": "scatter", "x": [0, 0.1286, 2.342, 20.45, 88.78, 226.4, 411.3, 608.2, 791.3, 948.0, 1075.0, 1174.0, 1250.0, 1309.0, 1353.0], "xaxis": "x2", "y": [0, 0.1084, 1.894, 14.3, 59.74, 145.2, 244.4, 330.6, 390.4, 425.1, 442.6, 451.1, 455.2, 457.2, 458.1], "yaxis": "y2"}, {"legendgroup": "test_8", "mode": "markers", "name": "Run id in Test 8", "type": "scatter", "x": [0, 0.03946, 1.14, 15.15, 86.48, 251.5, 483.4, 731.1, 958.1, 1148.0, 1298.0, 1412.0, 1497.0, 1560.0, 1605.0], "xaxis": "x2", "y": [0, 0.06414, 1.603, 16.12, 73.1, 176.6, 297.0, 406.6, 491.0, 547.8, 581.2, 599.5, 609.5, 614.9, 617.9], "yaxis": "y2"}, {"legendgroup": "test_9", "mode": "markers", "name": "Run id in Test 9", "type": "scatter", "x": [0, 0.1037, 1.876, 18.22, 91.82, 260.9, 506.9, 781.8, 1047.0, 1281.0, 1476.0, 1633.0, 1755.0, 1849.0, 1922.0], "xaxis": "x2", "y": [0, 0.1041, 1.675, 12.77, 55.89, 152.2, 286.0, 418.8, 522.7, 590.1, 629.1, 650.7, 662.5, 668.8, 672.2], "yaxis": "y2"}], "layout": {"annotations": [{"font": {"size": 16}, "showarrow": false, "text": "Train Set - X:Titer <br> R^2 = 0.982 <br> Abs RMSE = 33.601 <br> Rel RMSE = 0.111", "x": 0.225, "xanchor": "center", "xref": "paper", "y": 1, "yanchor": "bottom", "yref": "paper"}, {"font": {"size": 16}, "showarrow": false, "text": "Test Set - X:Titer <br> R^2 = 0.319 <br> Abs RMSE = 491.416 <br> Rel RMSE = 0.783", "x": 0.775, "xanchor": "center", "xref": "paper", "y": 1, "yanchor": "bottom", "yref": "paper"}], "shapes": [{"layer": "above", "line": {"dash": "dash"}, "type": "line", "x0": 0, "x1": 902.8, "y0": 0, "y1": 902.8}, {"layer": "above", "line": {"dash": "dash"}, "type": "line", "x0": 0, "x1": 850.8, "xref": "x2", "y0": 0, "y1": 850.8, "yref": "y2"}], "width": 1600, "xaxis": {"anchor": "y", "domain": [0, 0.45], "title": {"text": "Observed values"}}, "xaxis2": {"anchor": "y2", "domain": [0.55, 1], "title": {"text": "Observed values"}}, "yaxis": {"anchor": "x", "domain": [0, 1], "title": {"text": "Predicted values"}}, "yaxis2": {"anchor": "x2", "domain": [0, 1], "title": {"text": "Predicted values"}}}}
